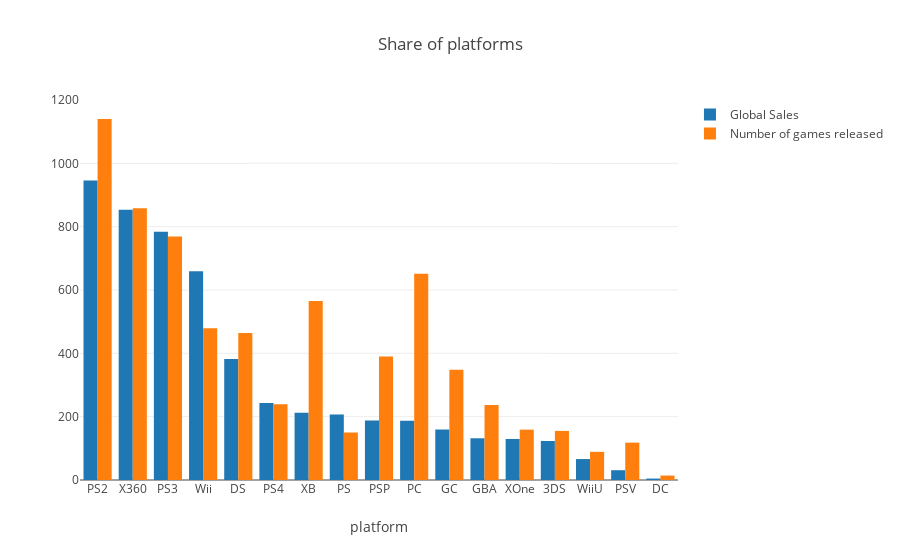

This figure's notebook cell:
### Code cell
# считаем число проданных и вышедших игр по платформам
platforms_df = df.groupby('Platform')[['Global_Sales']].sum().join(
    df.groupby('Platform')[['Name']].count()
)
platforms_df.columns = ['Global_Sales', 'Number_of_Games']
platforms_df.sort_values('Global_Sales', ascending=False, inplace=True)

# создаем traces для визуализации
trace0 = go.Bar(
    x=platforms_df.index,
    y=platforms_df.Global_Sales,
    name='Global Sales'
)

trace1 = go.Bar(
    x=platforms_df.index,
    y=platforms_df.Number_of_Games,
    name='Number of games released'
)

# создаем массив с данными и задаем title для графика и оси x в layout
data = [trace0, trace1]
layout = {'title': 'Share of platforms', 'xaxis': {'title': 'platform'}}

# создаем объект Figure и визуализируем его
fig = go.Figure(data=data, layout=layout)
iplot(fig, show_link=False)

### Figure 1 — Plotly figure (JSON) as saved in the notebook; plotly's stock layout.template omitted (floating-point values rounded to 4 significant figures)
{"data": [{"name": "Global Sales", "type": "bar", "x": ["PS2", "X360", "PS3", "Wii", "DS", "PS4", "XB", "PS", "PSP", "PC", "GC", "GBA", "XOne", "3DS", "WiiU", "PSV", "DC"], "y": [946.0, 853.3, 784.3, 659.0, 382.3, 243.0, 212.1, 206.6, 187.9, 187.1, 159.4, 131.8, 129.6, 123.2, 66.08, 30.88, 4.55]}, {"name": "Number of games released", "type": "bar", "x": ["PS2", "X360", "PS3", "Wii", "DS", "PS4", "XB", "PS", "PSP", "PC", "GC", "GBA", "XOne", "3DS", "WiiU", "PSV", "DC"], "y": [1140, 858, 769, 479, 464, 239, 565, 150, 390, 651, 348, 237, 159, 155, 89, 118, 14]}], "layout": {"title": "Share of platforms", "xaxis": {"title": "platform"}}}
